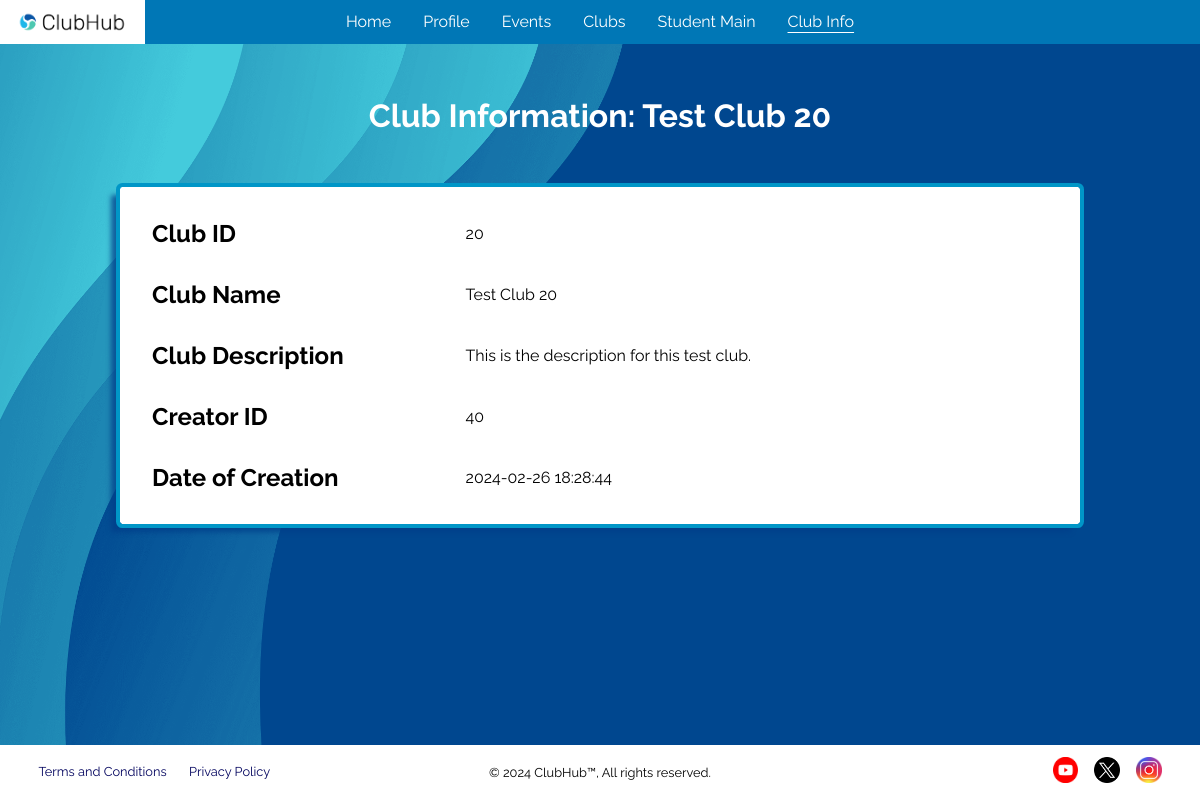
/events/club-info?club_id=20 (signed in), run on the app's committed database.
### tables this page shows
CREATE TABLE clubs (
    club_id             INTEGER         NOT NULL,
    club_name           TEXT            NOT NULL,
    club_description    TEXT            NOT NULL,
    creator             INTEGER         NOT NULL,
    validity            TEXT            NOT NULL CHECK (validity IN ('PENDING', 'APPROVED', 'REJECTED')) DEFAULT 'PENDING',
    created             DATETIME        NOT NULL DEFAULT CURRENT_TIMESTAMP,
    updated             DATETIME        NOT NULL DEFAULT CURRENT_TIMESTAMP,
    -----------------------------------------------------------------------
    PRIMARY KEY (club_id),
    FOREIGN KEY (creator) REFERENCES users(user_id)
);

### application/blueprints/events.py (the view, shortened to what this page needs)
@events.route("/club-info")
def events_club_info() -> str:
    invalid = validate_student_perms(endpoint="/events")
    if invalid:
        return invalid
    club_id = request.args.get("club_id", None)
    if club_id is not None:
        club_information: Row | None = club_info(club_id=int(club_id))
        if club_information:
            return render_template("html/student/club-info.html", club_information=club_information)

### application/__init__.py (called while the page is built)
@app.teardown_appcontext
def close_connection(_exception) -> None:
    db: Connection = getattr(g, "_database", None)
    if db is not None:
        db.close()

### application/util/authentication/page_access.py (called while the page is built)
def validate_access_perms(user_type: str, endpoint: str) -> str | None:
    if "user" not in session:
        error(errtype=Error.RESTRICTED_PAGE_LOGGED_OUT, endpoint=endpoint)
        return render_template("html/misc/home.html")
    current_user_type: str = session["user-type"]
    if current_user_type != user_type:
        errtype: Error = Error[f"RESTRICTED_PAGE_{user_type}"]
        error(errtype=errtype, endpoint=endpoint, user_type=current_user_type)
        return render_template("html/misc/home.html")
    return None

### application/util/db_functions/__init__.py (called while the page is built)
def get_db() -> Connection:
    db: Connection | None = getattr(g, "_database", None)
    if db is None:
        db: Connection = connect(DB_PATH)
        db.row_factory = Row
        g._database = db
    return db

def query_db(query: str, *args, single: Optional[bool] = None) -> list[Row] | Row | None:
    single = False if single is None else single
    cursor: Cursor = get_db().cursor()
    cursor.execute(query, args)
    results: list[Row] = cursor.fetchall()
    cursor.close()
    if not results:
        return None
    return results[0] if single else results

### application/util/db_functions/clubs.py (called while the page is built)
def club_info(club_id: int) -> Row | None:
    return query_db(
        """
            SELECT * FROM clubs
            WHERE club_id=?;
        """, club_id, single=True
    )

### application/templates/html/student/club-info.html
{% extends "html/base/base.html" %}
{% block links %}
    <link rel="stylesheet" href="../../../static/css/club-info.css">
{% endblock %}
{% block header %}
    <header>
        <h1>Club Information: {{ club_information["club_name"] }}</h1>
    </header>
{% endblock %}
{% block content %}
    <div id="club-info-container">
        <div id="club-info-main">
            <div class="club-info-row">
                <h2>Club ID</h2>
                <p>{{ club_information["club_id"] }}</p>
            </div>
            <div class="club-info-row">
                <h2>Club Name</h2>
                <p>{{ club_information["club_name"] }}</p>
            </div>
            <div class="club-info-row">
                <h2>Club Description</h2>
                <p>{{ club_information["club_description"] }}</p>
            </div>
            <div class="club-info-row">
                <h2>Creator ID</h2>
                <p>{{ club_information["creator"] }}</p>
            </div>
            <div class="club-info-row">
                <h2>Date of Creation</h2>
                <p>{{ club_information["created"] }}</p>
            </div>
        </div>
    </div>
{% endblock %}

### application/static/css/base.css (style rules this page uses)
:root { --light-grey: #8a8988; --lighter-grey: #c4c4c4; --even-lighter-grey: #f2f2f2; --cyan: #3bbbd2; --light-blue: #0077b6; --lighter-blue: #0096c7; --even-lighter-blue: #90e0ef; --dark-blue: #023e8a; --darker-blue: #03045e; --lighter-green: #5afa8d; --light-green: #179645; --dark-green: #237543; --light-red: #db5658; --dark-red: #990f0f; --white: #ffffff; --black: #000000; --dark-grey: #1e2e33; --email-red: #f44336; --yt-red: #ff1c04; --pink: #e33667; --turquoise: #028080; }
* { box-sizing: border-box; }
body { scroll-behavior: smooth; margin: 0; padding: 0; background-color: var(--darker-blue); font-family: "Raleway", system-ui, Arial, sans-serif !important; color: var(--white); min-height: 100vh; display: flex; flex-direction: column; overflow-x: hidden; }
::placeholder { opacity: 0.6; }
header h1 { text-align: center; margin: 1.65em 0; }

### application/static/css/club-info.css (style rules this page uses)
body { background-image: url("../png/blue-background-flipped-xy.png"); background-size: cover; background-position: center center; }
#club-info-container { display: flex; align-items: center; justify-content: center; flex-direction: column; margin-bottom: 7.5em; }
#club-info-main { background-color: var(--white); color: var(--black); width: 80%; padding: 1em; box-shadow: -9px 8px 5px 0 rgba(2, 62, 138, 0.75); outline: 0.3em solid var(--lighter-blue); border-radius: 0.15em; }
.club-info-row { display: grid; align-items: center; grid-template-columns: 35% 65%; padding: 1em; }
.club-info-row h2, .club-info-row p { margin: 0; padding: 0; }

### data on the page
clubs: club_name "Test Club 20", club_id "20", club_description "This is the description for this test club.", creator "40", created "2024-02-26 18:28:44"

### other printed values
{{ new_link_name }} "Club Info"
